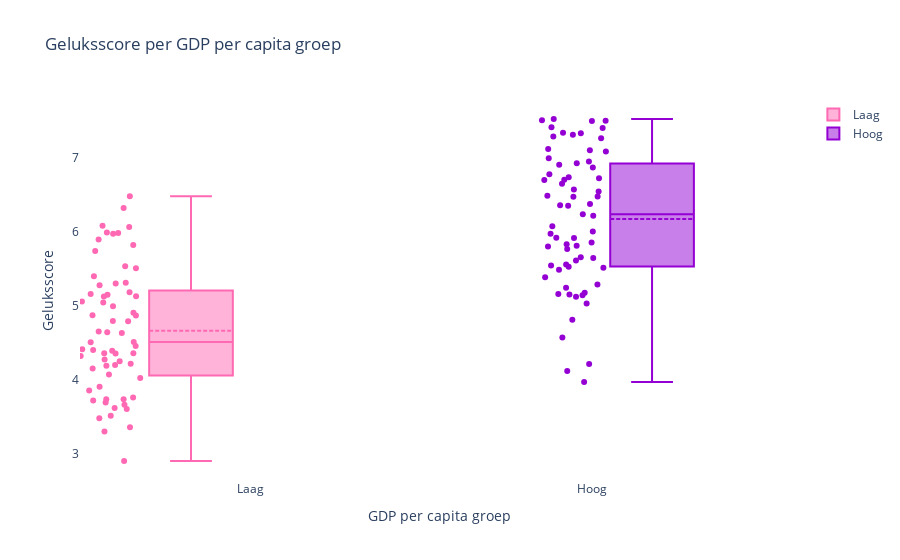

Source (notebook cell):
### Markdown cell above
Grafiek 3:

### Code cell
# Lees het CSV-bestand met gegevens over landen
df = pd.read_csv("merged_df_happy_2019.csv")

# Kies een drempelwaarde voor GDP per capita
threshold = 1

# Maak een nieuwe kolom met de groepsnaam
df['group'] = df['GDP per capita'].apply(lambda x: 'Laag' if x < threshold else 'Hoog')

# Maak een lege figuur
fig = go.Figure()

# Voeg voor elke groep een boxplot toe voor geluksscore
for group in ['Laag', 'Hoog']:
    # Filter de dataframe op groep
    df_group = df[df['group'] == group]
    
    # Voeg een boxplot toe voor geluksscore
    fig.add_trace(go.Box(
        y=df_group['happiness_score'],
        name=group,
        marker_color='#ff69b4' if group == 'Laag' else '#9400d3',
        boxmean=True,
        boxpoints='all',
        jitter=1,
        pointpos=-1.8
    ))

# Pas de opmaak van de grafiek aan
fig.update_layout(
    title='Geluksscore per GDP per capita groep',
    yaxis=dict(
        title='Geluksscore'
    ),
    xaxis=dict(
        title='GDP per capita groep'
    ),
    boxmode='group',
    plot_bgcolor='white'
)

# Toon de interactieve grafiek
fig.show()

### Figure 1 — Plotly figure (JSON) as saved in the notebook; plotly's stock layout.template omitted (floating-point values rounded to 4 significant figures)
{"data": [{"boxmean": true, "boxpoints": "all", "jitter": 1, "marker": {"color": "#ff69b4"}, "name": "Laag", "pointpos": -1.8, "type": "box", "y": [6.324, 6.068, 5.987, 6.481, 5.992, 5.401, 5.976, 5.51, 4.871, 5.822, 5.538, 5.743, 5.132, 5.279, 5.897, 4.996, 5.163, 4.907, 4.875, 5.185, 5.151, 5.129, 5.314, 5.061, 4.513, 4.276, 4.793, 5.303, 3.484, 4.459, 4.655, 6.084, 3.907, 4.219, 3.856, 3.739, 4.36, 3.607, 4.252, 4.356, 4.201, 5.045, 4.643, 4.073, 4.635, 4.415, 4.395, 3.763, 4.324, 4.508, 3.739, 4.362, 4.795, 3.303, 4.404, 3.622, 3.695, 2.905, 4.193, 4.028, 4.156, 3.724, 3.515, 3.666, 3.36]}, {"boxmean": true, "boxpoints": "all", "jitter": 1, "marker": {"color": "#9400d3"}, "name": "Hoog", "pointpos": -1.8, "type": "box", "y": [7.413, 7.526, 7.498, 7.501, 7.339, 7.509, 7.291, 7.334, 7.404, 7.119, 7.313, 7.087, 7.267, 6.871, 6.725, 6.907, 6.994, 6.929, 7.104, 6.573, 6.488, 6.778, 6.478, 6.705, 6.379, 6.361, 6.701, 6.952, 6.545, 6.739, 5.977, 6.218, 6.078, 5.835, 5.813, 5.768, 6.65, 5.528, 5.546, 6.239, 6.474, 5.56, 5.517, 5.648, 5.921, 5.919, 5.145, 5.123, 5.856, 5.177, 5.615, 5.161, 5.488, 5.155, 5.389, 6.005, 5.802, 5.033, 5.658, 6.355, 5.291, 5.245, 4.217, 4.121, 4.813, 4.575, 3.974]}], "layout": {"boxmode": "group", "plot_bgcolor": "white", "title": {"text": "Geluksscore per GDP per capita groep"}, "xaxis": {"title": {"text": "GDP per capita groep"}}, "yaxis": {"title": {"text": "Geluksscore"}}}}
